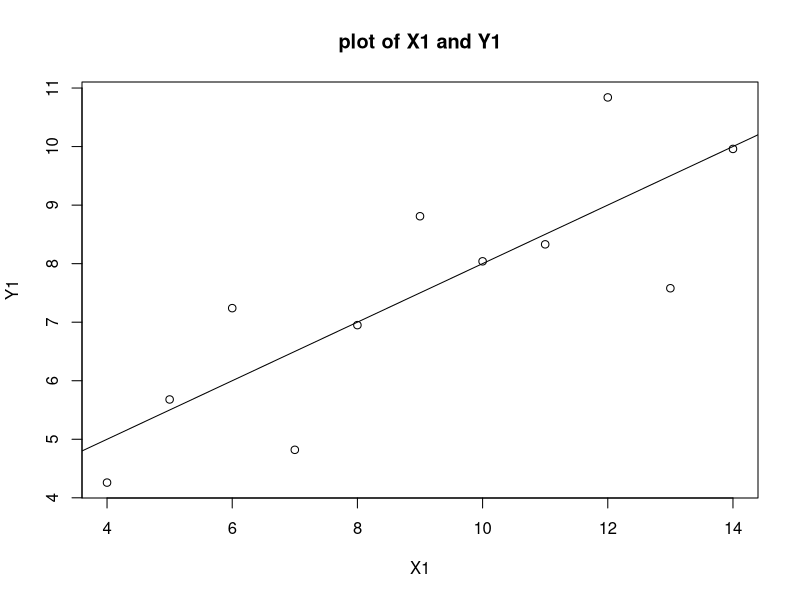

Write the R code that produced this figure.
## ---- chunk 1
data(anscombe)
dim.data.frame(anscombe)
colnames(anscombe)
head(anscombe)
tail(anscombe)
summary(col(anscombe))
## ---- chunk 2
options (echo = FALSE,
                    fig.path = './figures/',
                    fig.align = 'center',
                    fig.width = 8,
                    fig.height = 8,
                    dev = 'svg')
data("anscombe")
plot(anscombe$x1,anscombe$y1,main = "plot of X1 and Y1",xlab= "X1",ylab = "Y1")
abline(lm(y1 ~ x1, data = anscombe))
                    
